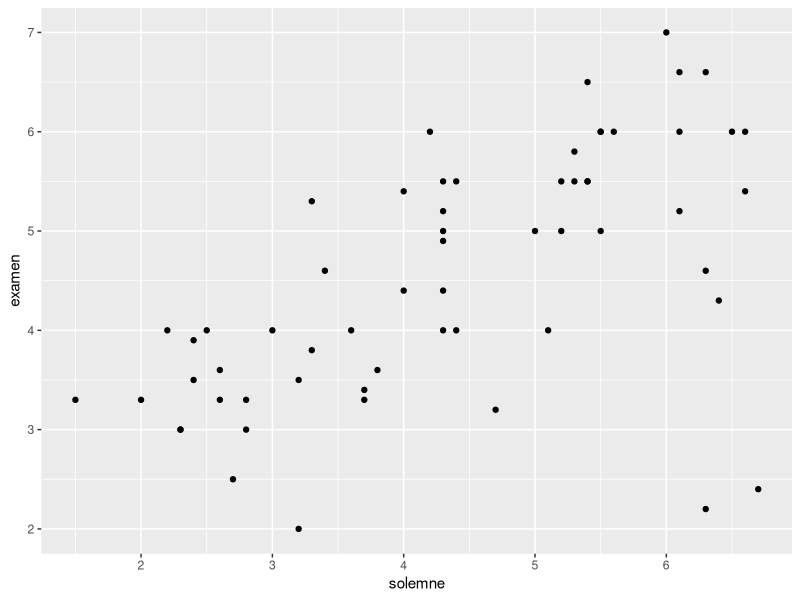
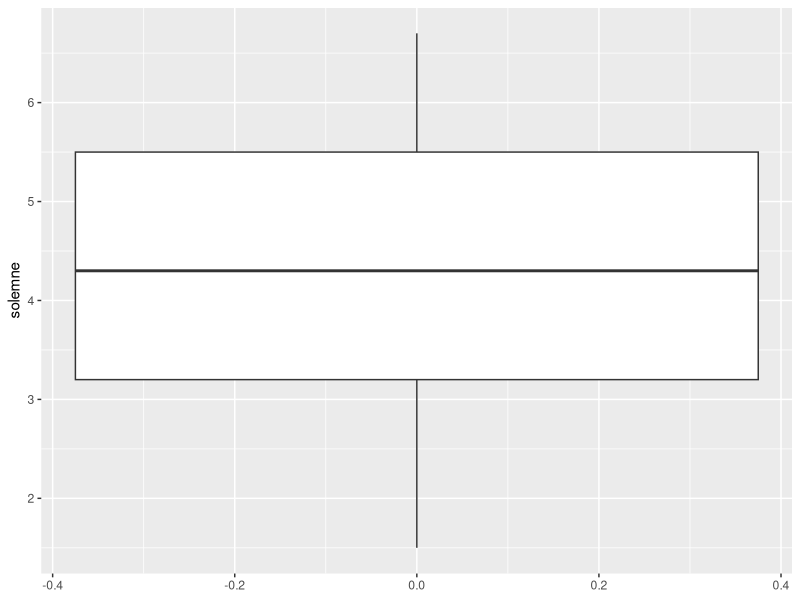
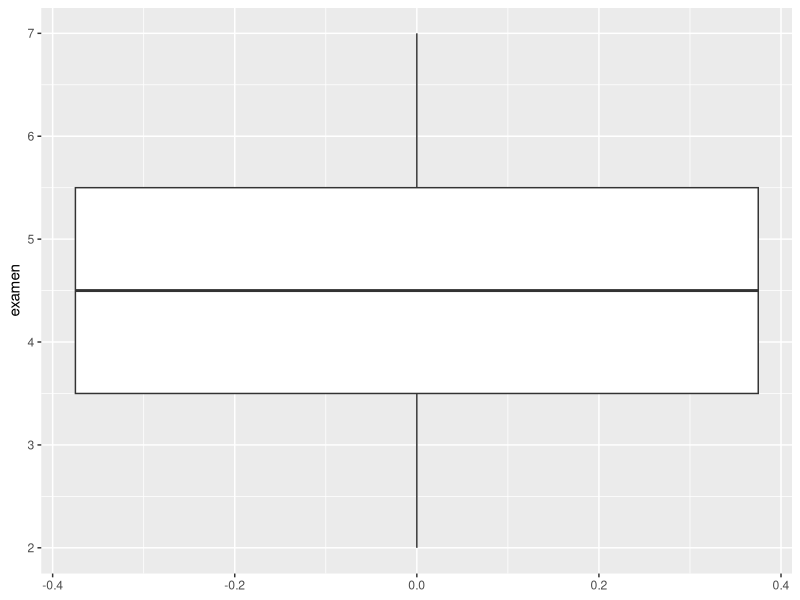
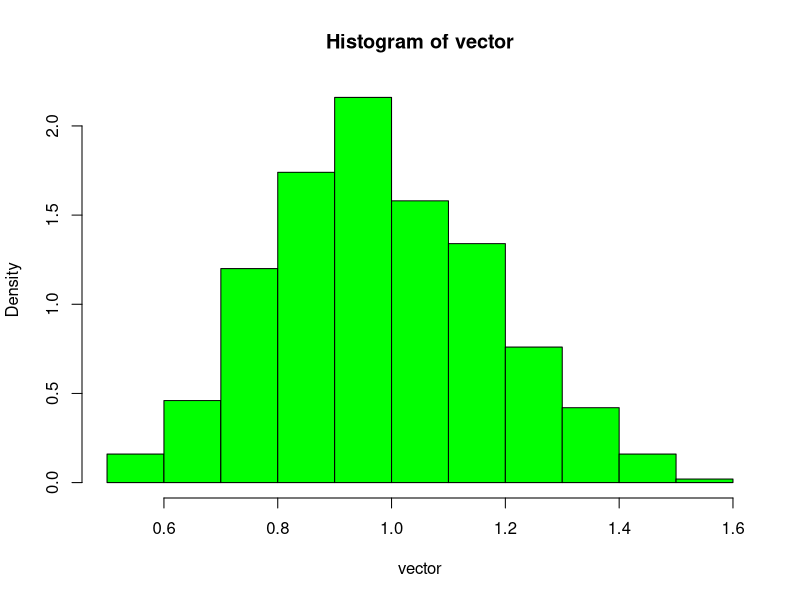
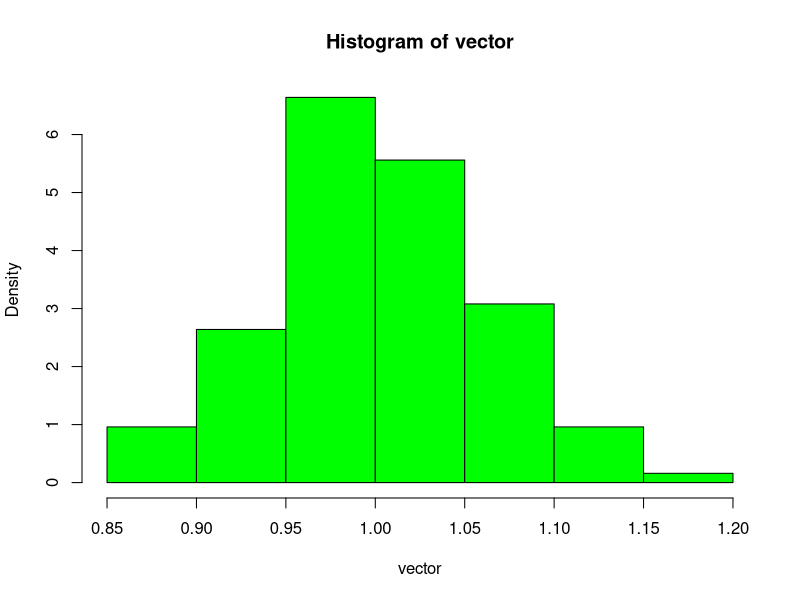

Here is the R script that generated these plots, in order:
library(readxl)
library(ggplot2)
library(dplyr)


# 1) Use la funcion read_excel para importar la base de datos "nombres60.xlsx" 
#    guarde el tibble resultante un objeto de nombre "notas"
notas <- read_excel("nombres60.xlsx")


# 2) Cree un diagrama de dispersión, con las notas de la prueba
# solemne en el eje horizontal y las del examen en el eje vertical
# Puede usar los grafico de base o los de ggplot2 

ggplot(data=notas)+geom_point(aes(x = solemne, y=examen))

# 3) Cree dos diagramas boxplot: uno para las notas de la solemne
# y otro para las notas del examen
# Puede usar los grafico de base o los de ggplot2 

ggplot(data=notas)+geom_boxplot(aes(y=solemne))

ggplot(data=notas)+geom_boxplot(aes(y=examen))

# 4) Compute la media de las notas de la  prueba solemne y 
# la desviacion estándar de las notas de examen 

mean(notas$solemne)
mean(notas$examen)

sd(notas$solemne)
sd(notas$examen)

# 5) Compute los quantiles 0.25 y 0.75 de las notas del examen

quantile(notas$examen,0.25)
quantile(notas$examen,0.75)

# 6) Cree una nueva tibble que contenga unicamente las observaciones
# de las personas que obtuvieron un 4 o más en el examen
# azul en el examen opcion 1

tibble(notas[notas$examen>=4, ])


# 7) Compute la proporcion de gente que obtuvo un azul en el examen
# azul en el examen opcion 2

proporcion_examen_azul <- 40/60

proporcion_examen_azul

# 8) Suponga que tiene una población de 10000 observaciones provemientes
# de una distribución exponencial con valor esperado igual a 1. Suponga que 
# de exta poblacion extraemos muestras de tamaño igual a 25 observaciones. 
# Cree un histograma de las medias muestrales y calcule la desviación 
# estándar de las medias muestrales. Utilice 500 muestras para el histograma y
# eñ  cálculo de la desviación estándar de la media muestral.

n <- 10000
poblacion <- poblacion <- rexp(10000, rate = 1)
muestras <- 25

for (i in 1:muestras) {
  esta_muestra <- sample(poblacion, 25)
  media_muestral <- mean(esta_muestra)
  print(media_muestral)
}

muestras <- 500
n <- 25
poblacion <- rexp(n=10000,rate = 1)
vector <- vector(mode = "numeric", length = muestras)

for(i in 1:muestras){
  muestra <- sample(poblacion, size = n)
  esta_muestra <- mean(muestra)
  vector[i] <- esta_muestra
}
mean(vector)
sd(vector)
hist(vector, col = "green", freq = F)

# 9) Repita el ejercicio anterior, pero esta vez tome muestras de tamaño igual 250.
# Es ahora la desviación estándar de la media muestral  mayor o menor 
# a la del ejercicio anterior?

n <- 10000
poblacion <- poblacion <- rexp(10000, rate = 1)
muestras <- 250

for (i in 1:muestras) {
  esta_muestra <- sample(poblacion, 250)
  media_muestral <- mean(esta_muestra)
  print(media_muestral)
}

muestras <- 500
n <- 250
poblacion <- rexp(n=10000,rate = 1)
vector <- vector(mode = "numeric", length = muestras)

for(i in 1:muestras){
  muestra <- sample(poblacion, size = n)
  esta_muestra <- mean(muestra)
  vector[i] <- esta_muestra
}
mean(vector)
sd(vector)
hist(vector, col = "green", freq = F)
